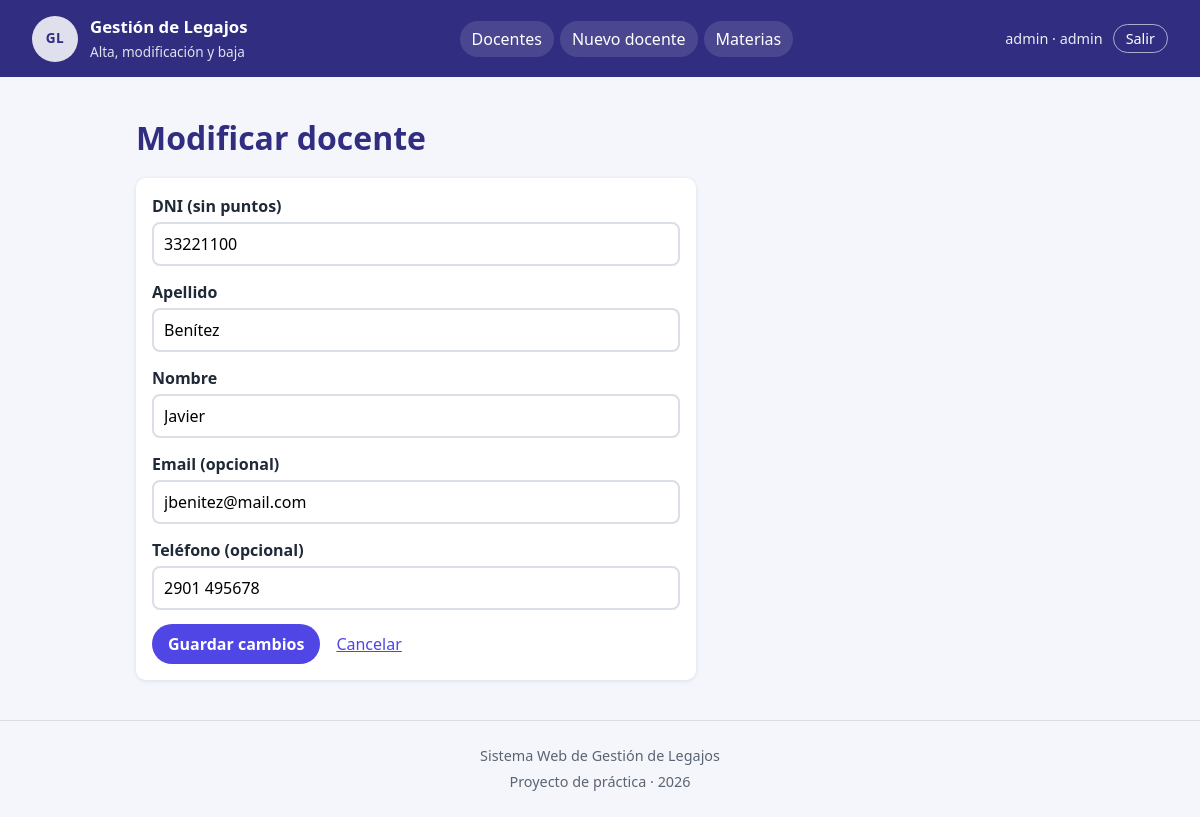
The page /public/editar.php?id=6 (signed in) on the database as committed earlier.
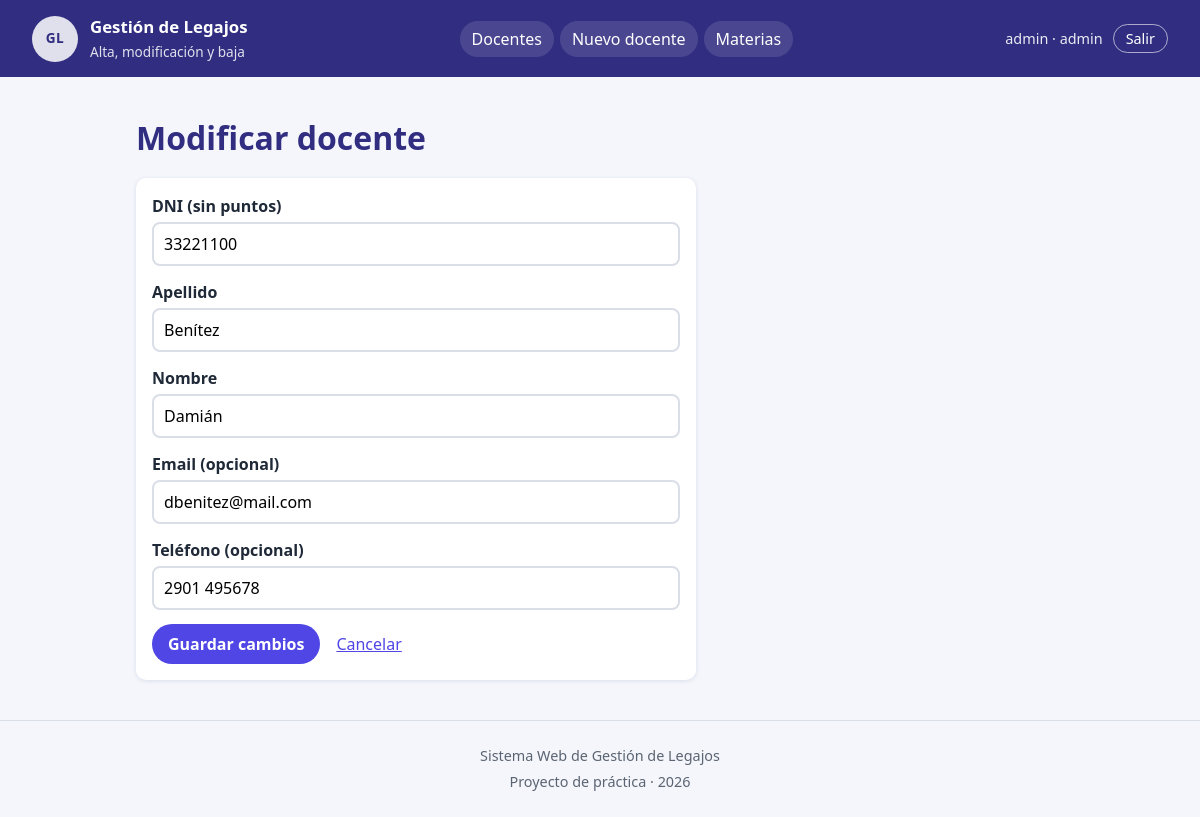
The same page on the database as committed later.
### tables this page shows
CREATE TABLE docentes (
  id        INT UNSIGNED NOT NULL AUTO_INCREMENT,
  dni       VARCHAR(10)  NOT NULL,                         
  apellido  VARCHAR(60)  NOT NULL,
  nombre    VARCHAR(60)  NOT NULL,
  email     VARCHAR(120) NULL,                             
  telefono  VARCHAR(20)  NULL,
  PRIMARY KEY (id),
  UNIQUE KEY uq_docentes_dni (dni)                         
);

### src/funciones.php (called while the page is built, shortened)
<?php
function e(?string $texto): string
{
    return htmlspecialchars($texto ?? '', ENT_QUOTES, 'UTF-8');
}
function leer_id(array $origen): ?int
{
    $id = filter_var($origen['id'] ?? '', FILTER_VALIDATE_INT, ['options' => ['min_range' => 1]]);
    return $id === false ? null : $id;
}

### src/plantillas/form_docente.php (the view, shortened to what this page needs)
<?php
$campos = [
    'dni'      => ['etiqueta' => 'DNI (sin puntos)',    'tipo' => 'text',  'max' => 10],
    'apellido' => ['etiqueta' => 'Apellido',            'tipo' => 'text',  'max' => 60],
    'nombre'   => ['etiqueta' => 'Nombre',              'tipo' => 'text',  'max' => 60],
    'email'    => ['etiqueta' => 'Email (opcional)',    'tipo' => 'email', 'max' => 120],
    'telefono' => ['etiqueta' => 'Teléfono (opcional)', 'tipo' => 'tel',   'max' => 20],
];
?>
<form class="tarjeta formulario" action="<?= e($accion) ?>" method="post" novalidate>
<?php foreach ($campos as $campo => $c): ?>
    <div class="campo">
        <label for="<?= $campo ?>"><?= e($c['etiqueta']) ?></label>
        <input id="<?= $campo ?>" name="<?= $campo ?>" type="<?= $c['tipo'] ?>"
               maxlength="<?= $c['max'] ?>" value="<?= e($docente[$campo]) ?>">
    </div>
<?php endforeach; ?>
    <div class="botones">
        <button class="boton" type="submit"><?= e($boton) ?></button>
        <a href="index.php">Cancelar</a>
    </div>
</form>

Rows that differ between the two databases and show on the page:
changed docentes "Benítez": nombre "Javier" → "Damián"; email "jbenitez@mail.com" → "dbenitez@mail.com"
